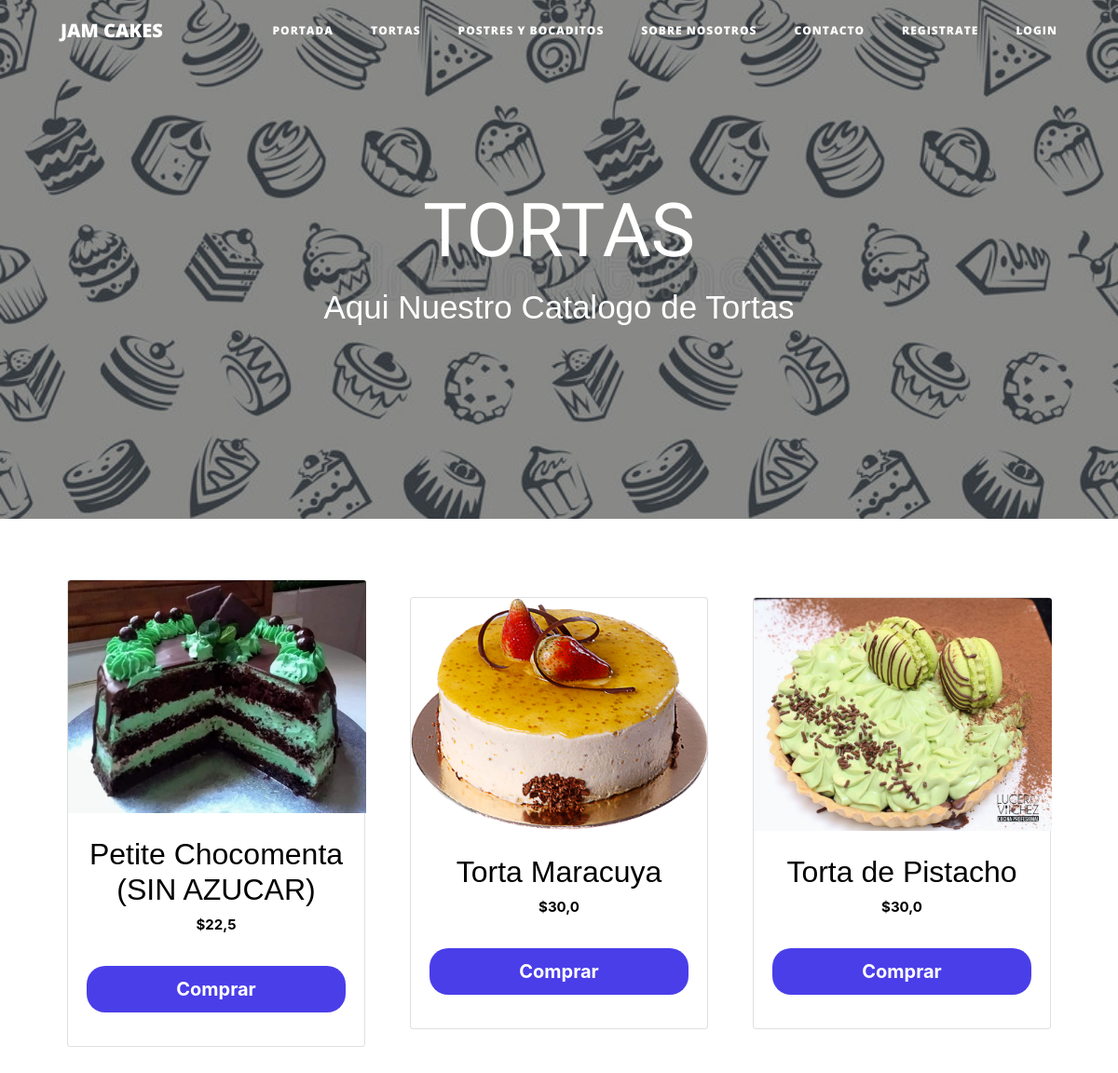
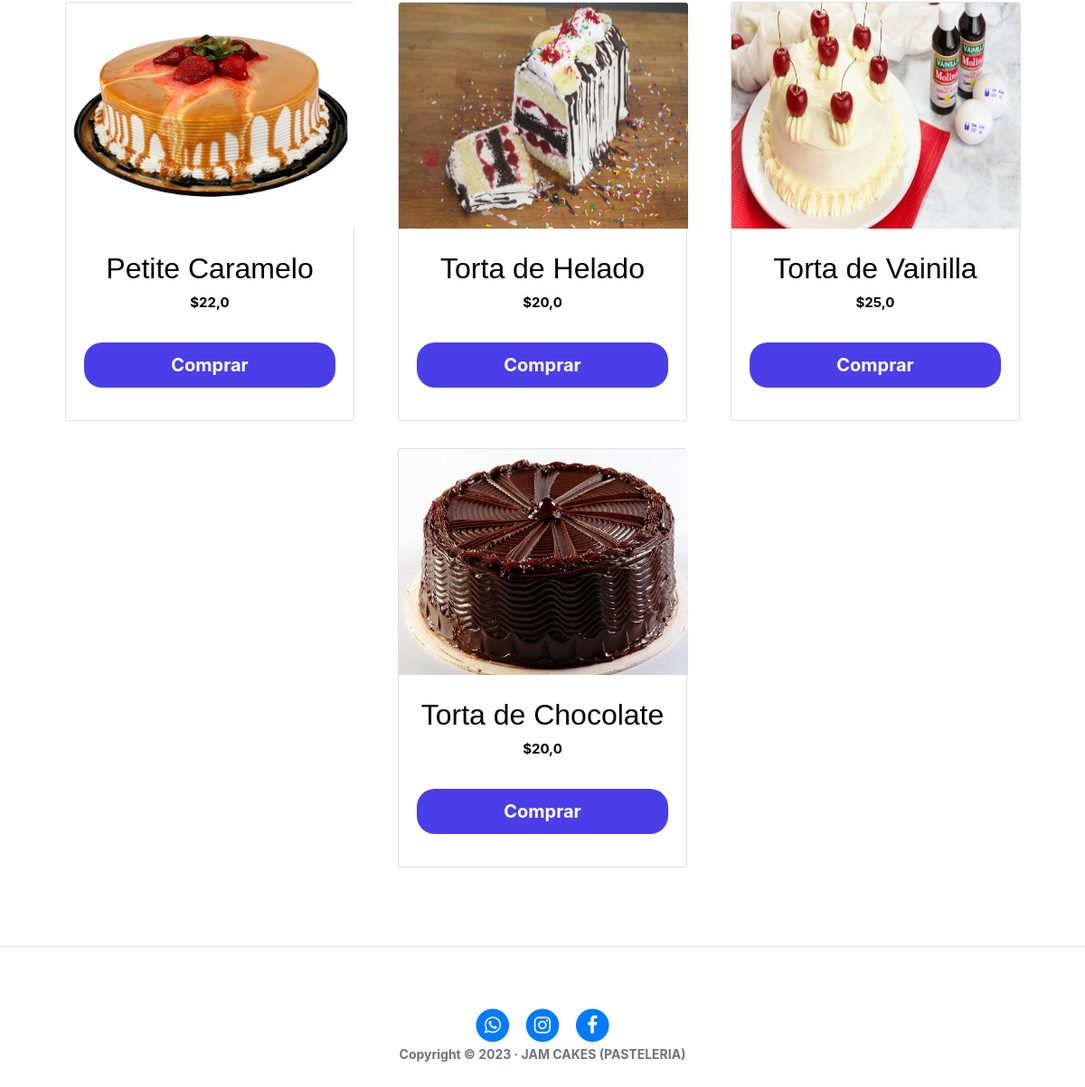
Page /torta/ on the committed database (2 pictures, top to bottom).
### productos/models.py (models this page shows, shortened)
class Torta(models.Model):
    idtorta = models.AutoField(primary_key=True)
    title = models.CharField(blank=False, null=False, max_length=200, verbose_name= "Nombre del producto")
    tipo = models.CharField(blank=False, null=False, max_length=50, default="null", verbose_name="Tipo")
    form_torta = models.CharField(blank=False, null=False, max_length=100, default="null", verbose_name="Forma")
    weight = models.FloatField(blank=False, null=False, default=0.0, verbose_name="Peso en Kilogramos")
    coste_fabri = models.FloatField(blank=False, null=False, default=0.0, verbose_name="Coste de fabricación")
    coste = models.FloatField(blank=False, null=False, default=0.0, verbose_name="Valor final")
    description = models.TextField(verbose_name= "Descripción")
    materials = models.TextField(blank=False,null=False, default="null", verbose_name="Materiales")
    slug = models.SlugField(max_length=200, blank=False, null=False)
    image = models.ImageField(verbose_name= "Imagen")
    created = models.DateTimeField(auto_now_add=True, verbose_name= "Fecha de Creación")
    updated = models.DateTimeField(auto_now=True, verbose_name= "Fecha de Edición")
    class Meta:
        verbose_name = 'torta'
        verbose_name_plural = 'tortas'
        ordering = ["-created"]

### productos/views.py (the view)
# urls.py: path('torta/', productos_views.torta, name="torta"),
def torta(request):
    torta = Torta.objects.all()
    if torta:
            paginator = Paginator(torta, 6)
            page_number = request.GET.get('page')
            digital_products_data = paginator.get_page(page_number)
    return render(request, "productos/torta.html", {'torta': torta})

### productos/templates/productos/torta.html (shortened to what this page needs)
{% extends 'core/base.html' %}
{% block background %}{% load static %}{% static 'core/img/fondoTortas.jpg' %}{% endblock %}
{% block headers %}
    <h1>TORTAS</h1>
    <span class="text">Aqui Nuestro Catalogo de Tortas</span>
{% endblock %}
{% block content %}
<link rel="stylesheet" href="{% static 'core/css/catalogo.css' %}">
<link rel="stylesheet" href="https://cdn.jsdelivr.net/npm/bootstrap@4.3.1/dist/css/bootstrap.min.css">
<div class="row mx-5">
{% for torta in torta %}
<div class="col">
    <div class="card" style="width: 20rem;">
        <a href="{% url 'torta-detail' torta.slug %}">
        <img src="{{ torta.image.url }}" class="card-img-top" alt="card">
        </a>
    <div class="card-body">
        <a href="{% url 'torta-detail' torta.slug %}">
        <h2>{{ torta.title }}</h2>
        </a>
        <p class="card-text">${{ torta.coste }}</p>
    <a href="{% url 'torta-detail' torta.slug %}">
    <input class="botons" type="submit" name="submit" value="Comprar">
    </a>
    </div>
    </div>
</div>
{% endfor %}
</div>
{% endblock %}

### core/static/core/css/catalogo.css (style rules this page uses)
h1 { font-size: 80px; color: #fff; font-weight: bold; font-family: 'Bungee'; }
.text { font-size: 35px; font-family: 'Franklin Gothic Medium', 'Arial Narrow', Arial, sans-serif; }
.col { display: flex; justify-content: center; align-items: center; box-shadow: 0px 0px 0px rgb(54, 53, 53); transition: all 0.5s; }
.col img { width: 20rem; height: 250px; }
h2 { font-size: 25px; font-family: 'Franklin Gothic Medium', 'Arial Narrow', Arial, sans-serif; color: black; padding-top: 5px; text-align: center; }
p { font-size: 15px; color: black; font-weight: bold; text-align: center; }
.botons { width: 100%; padding: 10px; background: #4a3ee9; color: #fff; font-weight: bold; border: 0; font-size: 20px; cursor: pointer; margin: 16px 0; border-radius: 20px; }
@media screen and (max-width: 1200px) { .col { flex-direction: column; padding: 15px; } }

### rows in the picture
Torta: image (picture), title "Petite Chocomenta (SIN AZUCAR)", coste "22,5"
Torta: image (picture), title "Torta Maracuya", coste "30,0"
Torta: image (picture), title "Torta de Pistacho", coste "30,0"
Torta: image (picture), title "Petite Caramelo", coste "22,0"
Torta: image (picture), title "Torta de Helado", coste "20,0"
Torta: image (picture), title "Torta de Vainilla", coste "25,0"
Torta: image (picture), title "Torta de Chocolate", coste "20,0"
